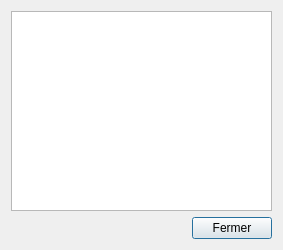
<?xml version="1.0" encoding="UTF-8"?>
<ui version="4.0">
 <class>viewRegles</class>
 <widget class="QDialog" name="viewRegles">
  <property name="geometry">
   <rect>
    <x>0</x>
    <y>0</y>
    <width>283</width>
    <height>250</height>
   </rect>
  </property>
  <property name="windowTitle">
   <string>Dialog</string>
  </property>
  <layout class="QGridLayout" name="gridLayout">
   <item row="1" column="1">
    <widget class="QPushButton" name="bclose">
     <property name="text">
      <string>Fermer</string>
     </property>
    </widget>
   </item>
   <item row="0" column="0" colspan="2">
    <widget class="QScrollArea" name="scrollArea">
     <property name="frameShape">
      <enum>QFrame::NoFrame</enum>
     </property>
     <property name="widgetResizable">
      <bool>true</bool>
     </property>
     <widget class="QWidget" name="scrollAreaWidgetContents">
      <property name="geometry">
       <rect>
        <x>0</x>
        <y>0</y>
        <width>265</width>
        <height>194</height>
       </rect>
      </property>
      <layout class="QVBoxLayout" name="verticalLayout">
       <property name="spacing">
        <number>0</number>
       </property>
       <property name="margin">
        <number>0</number>
       </property>
       <item>
        <widget class="QListWidget" name="LBRegles"/>
       </item>
      </layout>
     </widget>
    </widget>
   </item>
   <item row="1" column="0">
    <spacer name="horizontalSpacer">
     <property name="orientation">
      <enum>Qt::Horizontal</enum>
     </property>
     <property name="sizeHint" stdset="0">
      <size>
       <width>171</width>
       <height>20</height>
      </size>
     </property>
    </spacer>
   </item>
  </layout>
 </widget>
 <resources/>
 <connections/>
</ui>
